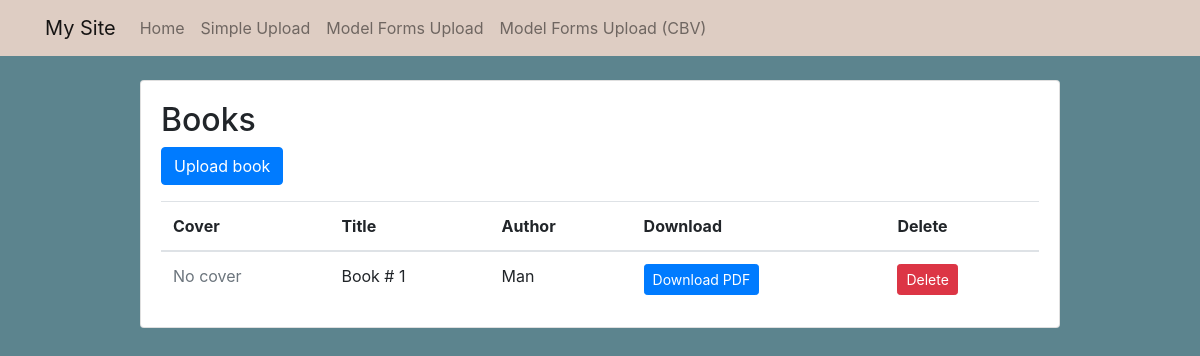
/books/, run on an earlier commit of the app's database.
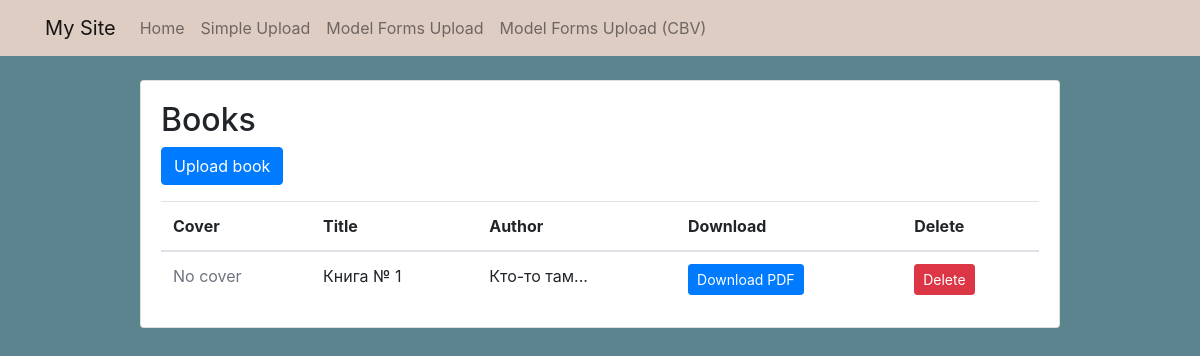
And on a later commit of the database.
### LoadFilesApp/models.py (models this page shows, shortened)
class Book(models.Model):
    title = models.CharField(max_length=100, verbose_name="Название")
    author = models.CharField(max_length=100, verbose_name="Автор")
    pdf = models.FileField(upload_to='books/pdf/', verbose_name="PDF-документ")
    cover = models.ImageField(upload_to='books/covers/', null=True, blank=True, verbose_name="Обложка")
    class Meta:
        verbose_name = "Название книги"
        verbose_name_plural = "Названия книг"

### LoadFilesApp/views.py (the view)
# urls.py: path('books/', views.book_list, name='book_list'),
def book_list(request):
    books = Book.objects.all()
    return render(request, 'book_list.html', {
        'books': books
    })

### LoadFilesApp/templates/book_list.html (shortened to what this page needs)
{% extends 'base.html' %}
{% block content %}
	{% block content_header %}
	    <h2>Books</h2>
	    <p>
	        <a href="{% url 'upload_book' %}" class="btn btn-primary">Upload book</a>
	    </p>
	{% endblock %}
	<table class="table mb-0">
	    <thead>
		    <tr>
			    <th>Cover</th>
				<th>Title</th>
				<th>Author</th>
				<th>Download</th>
				<th>Delete</th>
			</tr>
		</thead>
		<tbody>
		    {% for book in books %}
			    <tr>
				    <td>
					    {% if book.cover %}
						    <img src="{{ book.cover.url }}" alt="{{ book.title }}" style="width:100px;">
						{% else %}
						    <span class="text-muted">No cover</span>
						{% endif %}
					</td>
					<td>{{ book.title }}</td>
					<td>{{ book.author }}</td>
					<td><a href="{{ book.pdf.url }}" class="btn btn-primary btn-sm" target="_blank">Download PDF</a></td>
					<td>
					    <form method="POST" action="{% url 'delete_book' book.pk %}">
							<button type="submit" class="btn btn-danger btn-sm">Delete</button>
						</form>
					</td>
				</tr>
			{% endfor %}
		</tbody>
	</table>
{% endblock %}

### LoadFilesApp/templates/base.html (shortened to what this page needs)
{% load static %}<!doctype html>
<html lang="en">
<head>
  <link rel="stylesheet" href="https://stackpath.bootstrapcdn.com/bootstrap/4.1.3/css/bootstrap.min.css">
  <link rel="stylesheet" type="text/css" href="{% static 'css/app.css' %}">
</head>
<body>
  <nav class="navbar navbar-expand-lg navbar-light mb-4" style="background-color:#decdc3">
    <div class="container">
      <a class="navbar-brand" href="{% url 'home' %}">My Site</a>
      <div class="collapse navbar-collapse" id="navbarSupportedContent">
        <ul class="navbar-nav">
          <li class="nav-item">
            <a class="nav-link" href="{% url 'home' %}">Home</a>
          </li>
          <li class="nav-item">
            <a class="nav-link" href="{% url 'upload' %}">Simple Upload</a>
          </li>
          <li class="nav-item">
            <a class="nav-link" href="26-я строка">Model Forms Upload</a>
          </li>
          <li class="nav-item">
            <a class="nav-link" href="29-я строка">Model Forms Upload (CBV)</a>
          </li>
        </ul>
      </div>
    </div>
  </nav>
  <div class="container">
    <div class="row justify-content-center">
      <div class="col-lg-10 col-md-12">
        <div class="card mb-4">
          <div class="card-body">
            {% block content %}
            {% endblock %}
          </div>
        </div>
      </div>
    </div>
  </div>
</body>
</html>

### LoadFilesApp/static/css/app.css (style rules this page uses)
body { background-color: #5c848e; }

What changed in the data, as far as the page shows it:
changed Book: title "Book # 1" → "Книга № 1"; author "Man" → "Кто-то там..."
